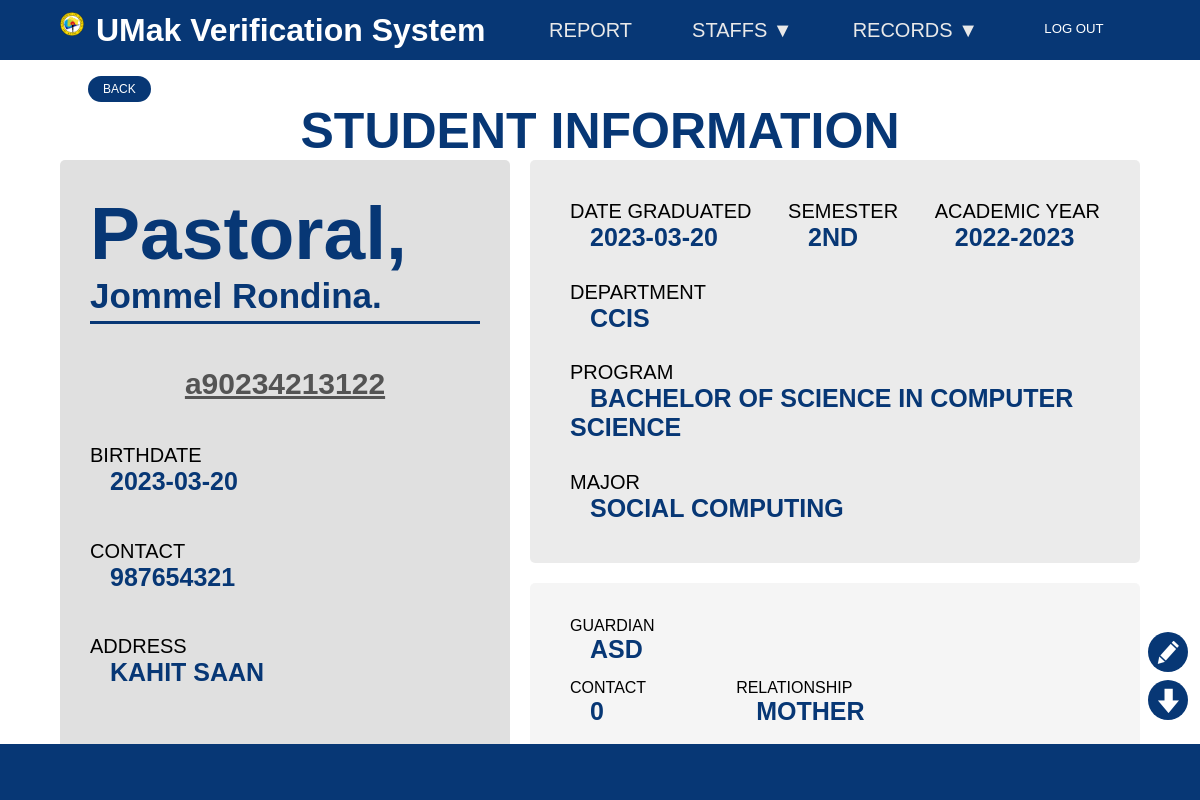
The app's page /studentinfoRev.php (signed in) with its own data.
### tables this page shows
CREATE TABLE `student_data` (
  `id` int(250) NOT NULL,
  `student_id` varchar(20) NOT NULL,
  `student_lname` varchar(50) NOT NULL,
  `student_fname` varchar(50) NOT NULL,
  `student_mname` varchar(50) NOT NULL,
  `student_suffix` varchar(5) NOT NULL,
  `student_birthday` date NOT NULL,
  `student_address` varchar(250) NOT NULL,
  `student_contact` int(15) NOT NULL,
  `student_gender` varchar(11) NOT NULL,
  `date_graduated` date NOT NULL,
  `department` varchar(100) NOT NULL,
  `program` varchar(100) NOT NULL,
  `degree` varchar(250) NOT NULL,
  `semester` varchar(20) NOT NULL,
  `academic_year` varchar(11) NOT NULL,
  `major` varchar(50) NOT NULL,
  `guardian_name` varchar(50) NOT NULL,
  `guardian_contact` int(15) NOT NULL,
  `guardian_relationship` varchar(40) NOT NULL
);

### studentinfoRev.php (the view, shortened to what this page needs)
<?php
include 'condb.php';
$validator = mysqli_query($conn, "SELECT * FROM validator") or die('query failed');
$row1 = $validator->fetch_assoc();
$student_id = $row1['validator'];
$username = $_SESSION['username'];
$navBar = mysqli_query($conn, "SELECT * FROM `accounts` WHERE Email = '$username'") or die('query failed');
$rowNavBar = $navBar->fetch_assoc();
$account_tag = $rowNavBar['account_tag'];
$Admin = "Admin";
$select = mysqli_query($conn, "SELECT * FROM student_data WHERE id = '$student_id' ") or die('query failed');
if(mysqli_num_rows($select) > 0){
			while($row = mysqli_fetch_assoc($select)){
                $student_id = $row['student_id'];
                $lname = ucwords(strtolower($row['student_lname']));
                $fname = ucwords(strtolower($row['student_fname']));
                $mname = ucwords(strtolower($row['student_mname']));
                $birthday = $row['student_birthday'];
                $contact = $row['student_contact'];
                $address = ucwords(strtoupper($row['student_address']));
                $dgrad = $row['date_graduated'];
                $department = strtoupper($row['department']);
                $program = strtoupper($row['program']);
                $major = strtoupper($row['major']);
                $semester = strtoupper($row['semester']);
                $acadyear = $row['academic_year'];
                $gname = strtoupper($row['guardian_name']);
                $gcontact = $row['guardian_contact'];
                $relationship = strtoupper($row['guardian_relationship']);
              }
}
?>
<!DOCTYPE html>
<html>
  <head>
    <link rel="stylesheet" href="css/studentinfoRev.css" />
  </head>
  <body>
    <div class="menu-bar">
      <div class="logoText">
        <img src="img/UMakLogo.png" alt="" class="umakLogo">
        <h1 class="logo">UMak Verification System</span></h1>
      </div>
      <ul>
      <?php
         if($account_tag == $Admin){
          echo '
          <li><a href="dashboard.php">REPORT</a></li>
          <li>
            <a href="admin_staff.php">STAFFS ▼</a>
            <div class="dropdown-menu">
              <ul>
                <li><a href="admin_staff.php">View Staffs</a></li>
                <li><a href="addStaff.php">Add Staffs</a></li>
                <li><a href="staffactivity.php">Show Staff Activities</a></li>
              </ul>
            </div>
          </li>';
         }
        ?>
        <li>
          <a href="records.php">RECORDS ▼</a>
        </li>
        <li>
          <form action="index.php" method="post">
            <button type="submit" name="logout" class="logout">LOG OUT</button>
          </form>
        </li>
      </ul>
    </div>
    <div class="body">
      <a href="records.php"><button class="back">BACK</button></a>
      <div class="container">
      <div class="text"> STUDENT INFORMATION</div>
      <div class="content">
        <div class="studInfo">
          <div class="persoInfo1">
            <section class="lname">
                <?php echo $lname?>,
            </section>
            <section class="fname_mi">
                <?php echo $fname. ' ' .$mname. '.';
                ?>
            </section>
          </div>
            <div class="persoInfo2">
            <section class="studNumber">
                <?php echo $student_id?>
            </section>
              <section class="label bdate">
                 BIRTHDATE <br>
                <b><?php echo $birthday?></b>
              </section>
              <section class="label contact">
                CONTACT <br>
                <b><?php echo $contact?></b>
              </section>
              <section class="label add">
                ADDRESS <br>
                <b><?php echo $address?></b>
              </section>
            </div>
        </div>
        <div class="school_parentInfo">
            <div class="schoolInfo">
              <div class="yearSemAcadyr">
                <section class ="label dateGrad">
                  DATE GRADUATED <br>
                    <b><?php echo $dgrad?></b>
                </section>
                <section class="label sem">
                  SEMESTER <br>
                  <b><?php echo $semester?></b>
                </section>
                <section class="label acadyr">
                  ACADEMIC YEAR <br>
                  <b><?php echo $acadyear?></b>
                </section>
              </div>
              <section class="label dept">
                DEPARTMENT <br>
                  <b><?php echo $department?></b>
              </section>
              <section class="label prog">
                PROGRAM <br>
                  <b><?php echo $program?></b>
              </section>
              <section class="label major">
                MAJOR <br>
                  <b><?php echo $major?></b>
              </section>
            </div>
            <div class="parentInfo">
              <section class="guardian">
                GUARDIAN <br>
                <b><?php echo $gname?></b>
              </section>
            <div class="cont_rel">
              <section class="pcontact">
                CONTACT <br>
                <b><?php echo $gcontact?></b>
              </section>
              <section class="relationship">
                RELATIONSHIP <br>
                <b><?php echo $relationship?></b>
              </section></div>
            </div>
        </div>
      </div>
      </div>
      <?php
        if($account_tag == "Edit" || $account_tag == "Admin"){
      ?>
        <form id="GFG" method="post" action="editStudentInfoRev.php">
          <a href="javascript:;" onclick="document.getElementById('GFG').submit();">
          <div class="editIcon">
            <img src="img/editIcon.png" alt="">
          </div>
          </a>
        </form>
      <?php
      }
      ?>
        <div class="dlIcon">
        <img src="img/dlButton.png" alt="">
      </div>
    <footer></footer>
  </body>
</html>

### css/studentinfoRev.css (style rules this page uses)
:root { --color-primary: #0073ff; --color-white: #e9e9e9; --color-black: #141d28; --color-black-1: #212b38; }
* { margin: 0; padding: 0; box-sizing: border-box; }
body { font-family: sans-serif; }
h1 { color: white; }
.logoText { display: flex; }
.umakLogo { height: 2vw; margin-right: 1vw; }
.menu-bar { background-color: #073775; height: 60px; width: 100%; display: flex; justify-content: space-between; align-items: center; padding: 0 5%; position: relative; }
.menu-bar ul { list-style: none; display: flex; }
.menu-bar ul li { padding: 10px 30px; position: relative; }
.menu-bar ul li a { font-size: 20px; color: var(--color-white); text-decoration: none; transition: all 0.3s; }
.menu-bar li .logout { background-color: rgba(0, 0, 0, 0); font-size: 1.1vw; width: 6vw; color: white; border: none; cursor: pointer; }
.body { width: auto; height: 80vh; margin: 0.5em; padding: 0.5em 5em; }
.container { position: absolute; left: 50%; transform: translateX(-50%); width: 90%; }
.text { width: 100%; justify-content: center; display: flex; color: #073775; font-weight: 900; font-size: 50px; }
.content { height: 600px; display: flex; gap: 20px; }
.studInfo { border-radius: 5px; height: 600px; background-color: rgba(0, 0, 0, 0.12); padding: 30px; max-width: 600px; min-width: 450px; flex-grow: 1; display: flex; flex-direction: column; justify-content: center; }
.school_parentInfo { display: flex; flex-direction: column; flex-grow: 9; gap: 20px; }
.schoolInfo { background-color: rgba(0, 0, 0, 0.08); border-radius: 5px; padding: 40px; justify-content: space-between; display: flex; flex-direction: column; flex-grow: 2; }
.parentInfo { display: flex; flex-grow: 1; flex-direction: column; justify-content: space-evenly; background-color: rgba(0, 0, 0, 0.04); border-radius: 5px; padding: 20px 40px; max-height: 200px; }
.persoInfo1 { display: flex; flex-direction: column; }
.lname { color: #073775; font-size: 75px; font-weight: 700; }
.fname_mi { color: #073775; font-size: 35px; font-weight: 700; border-bottom: 3px solid #073775; padding-bottom: 5px; }
.studNumber { text-align: center; color: #545454; font-size: 30px; font-weight: 600; text-decoration: underline; }
.persoInfo2 { flex-grow: 6; display: flex; flex-direction: column; justify-content: space-evenly; }
.label { font-size: 20px; }
b { color: #073775; font-size: 25px; font-weight: 700; margin-left: 20px; }
.yearSemAcadyr { display: flex; justify-content: space-between; }
.cont_rel { display: flex; gap: 90px; }
.back { background-color: #073775; color: white; padding: 6px 15px; border-radius: 25px; font-size: 1vw; border: none; cursor: pointer; }
.editIcon { position: absolute; bottom: 16%; right: 1vw; background-color: #073775; width: 5vh; height: 5vh; display: flex; border-radius: 25px; transition: all 0.3s ease-out; overflow: hidden; }
.dlIcon { position: absolute; bottom: 10%; right: 1vw; background-color: #073775; width: 5vh; height: 5vh; display: flex; border-radius: 25px; transition: all 0.3s ease; overflow: hidden; }
footer { position: fixed; left: 0; bottom: 0; height: 7%; width: 100%; background-color: #073775; }

### records on screen
student_data: student_lname "Pastoral", student_fname "Jommel", student_mname "Rondina", student "a90234213122", student_birthday "2023-03-20", student_contact "987654321", student_address "KAHIT SAAN", date_graduated "2023-03-20", semester "2ND", academic_year "2022-2023", department "CCIS", program "BACHELOR OF SCIENCE IN COMPUTER SCIENCE", major "SOCIAL COMPUTING", guardian_name "ASD", guardian_contact "0", guardian_relationship "MOTHER"
